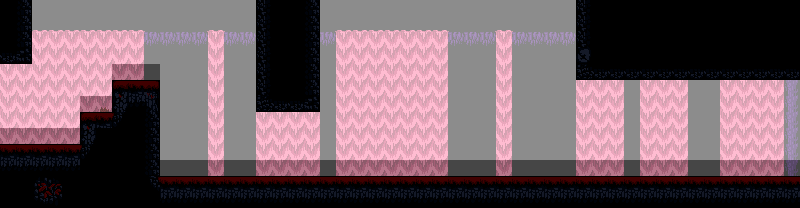

This is a level from a 2D game, rendered from its Tiled map with the project's own tilesets. A one-line summary and the map file follow, with tile-layer data summarised:
An orthogonal 50x13 tile map with 16x16 px tiles, 5 tile layers (Back2, Back, Deafult, Front, ...), 2 tilesets and 58 objects.

<map version="1.10" tiledversion="1.10.1" orientation="orthogonal" renderorder="right-down" width="50" height="13" tilewidth="16" tileheight="16" infinite="0" nextlayerid="14" nextobjectid="114">
 <properties>
  <property name="BottomSection" type="int" value="-1" />
  <property name="LeftSection" type="int" value="9" />
  <property name="Level" type="int" value="11" />
  <property name="RightSection" type="int" value="12" />
  <property name="TopSection" type="int" value="-1" />
 </properties>
 <tileset firstgid="1" source="../Level1_Tileset.tsx" />
 <tileset firstgid="801" source="../PathfindingLayout.tsx" />
 <layer id="11" name="Back2" width="50" height="13">
  <data>[650 cells, 444 non-empty, 5 distinct tile ids]</data>
 </layer>
 <layer id="3" name="Back" width="50" height="13">
  <data>[650 cells, 20 non-empty, 2 distinct tile ids]</data>
 </layer>
 <layer id="2" name="Deafult" width="50" height="13">
  <data>[650 cells, 0 non-empty, 0 distinct tile ids]</data>
 </layer>
 <layer id="1" name="Front" width="50" height="13">
  <data>[650 cells, 150 non-empty, 19 distinct tile ids]</data>
 </layer>
 <layer id="13" name="PathfindingLayout" width="50" height="13" opacity="0.55">
  <data>[650 cells, 650 non-empty, 3 distinct tile ids]</data>
 </layer>
 <objectgroup id="10" name="Objects">
  <object id="54" x="160" y="80">
   <properties>
    <property name="Size" type="int" value="1" />
    <property name="Type" value="DirtBlock" />
   </properties>
   <point />
  </object>
  <object id="55" x="192" y="80">
   <properties>
    <property name="Size" type="int" value="1" />
    <property name="Type" value="DirtBlock" />
   </properties>
   <point />
  </object>
  <object id="56" x="224" y="80">
   <properties>
    <property name="Size" type="int" value="1" />
    <property name="Type" value="DirtBlock" />
   </properties>
   <point />
  </object>
  <object id="57" x="256" y="112">
   <properties>
    <property name="Size" type="int" value="1" />
    <property name="Type" value="DirtBlock" />
   </properties>
   <point />
  </object>
  <object id="58" x="288" y="112">
   <properties>
    <property name="Size" type="int" value="1" />
    <property name="Type" value="DirtBlock" />
   </properties>
   <point />
  </object>
  <object id="59" x="576" y="80">
   <properties>
    <property name="Size" type="int" value="1" />
    <property name="Type" value="DirtBlock" />
   </properties>
   <point />
  </object>
  <object id="60" x="608" y="80">
   <properties>
    <property name="Size" type="int" value="1" />
    <property name="Type" value="DirtBlock" />
   </properties>
   <point />
  </object>
  <object id="61" x="608" y="144">
   <properties>
    <property name="Size" type="int" value="1" />
    <property name="Type" value="DirtBlock" />
   </properties>
   <point />
  </object>
  <object id="62" x="608" y="112">
   <properties>
    <property name="Size" type="int" value="0" />
    <property name="Type" value="DirtBlock" />
   </properties>
   <point />
  </object>
  <object id="63" x="608" y="128">
   <properties>
    <property name="Size" type="int" value="0" />
    <property name="Type" value="DirtBlock" />
   </properties>
   <point />
  </object>
  <object id="64" x="624" y="112">
   <properties>
    <property name="Size" type="int" value="0" />
    <property name="Type" value="DirtBlock" />
   </properties>
   <point />
  </object>
  <object id="65" x="624" y="128">
   <properties>
    <property name="Size" type="int" value="0" />
    <property name="Type" value="DirtBlock" />
   </properties>
   <point />
  </object>
  <object id="66" x="640" y="128">
   <properties>
    <property name="Size" type="int" value="0" />
    <property name="Type" value="DirtBlock" />
   </properties>
   <point />
  </object>
  <object id="67" x="640" y="144">
   <properties>
    <property name="Size" type="int" value="0" />
    <property name="Type" value="DirtBlock" />
   </properties>
   <point />
  </object>
  <object id="68" x="640" y="160">
   <properties>
    <property name="Size" type="int" value="0" />
    <property name="Type" value="DirtBlock" />
   </properties>
   <point />
  </object>
  <object id="69" x="656" y="144">
   <properties>
    <property name="Size" type="int" value="0" />
    <property name="Type" value="DirtBlock" />
   </properties>
   <point />
  </object>
  <object id="70" x="656" y="160">
   <properties>
    <property name="Size" type="int" value="0" />
    <property name="Type" value="DirtBlock" />
   </properties>
   <point />
  </object>
  <object id="71" x="672" y="160">
   <properties>
    <property name="Size" type="int" value="0" />
    <property name="Type" value="DirtBlock" />
   </properties>
   <point />
  </object>
  <object id="72" x="560" y="80">
   <properties>
    <property name="Size" type="int" value="0" />
    <property name="Type" value="DirtBlock" />
   </properties>
   <point />
  </object>
  <object id="73" x="544" y="80">
   <properties>
    <property name="Size" type="int" value="0" />
    <property name="Type" value="DirtBlock" />
   </properties>
   <point />
  </object>
  <object id="74" x="528" y="80">
   <properties>
    <property name="Size" type="int" value="0" />
    <property name="Type" value="DirtBlock" />
   </properties>
   <point />
  </object>
  <object id="75" x="512" y="80">
   <properties>
    <property name="Size" type="int" value="0" />
    <property name="Type" value="DirtBlock" />
   </properties>
   <point />
  </object>
  <object id="76" x="496" y="80">
   <properties>
    <property name="Size" type="int" value="0" />
    <property name="Type" value="DirtBlock" />
   </properties>
   <point />
  </object>
  <object id="77" x="480" y="96">
   <properties>
    <property name="Size" type="int" value="0" />
    <property name="Type" value="DirtBlock" />
   </properties>
   <point />
  </object>
  <object id="78" x="496" y="96">
   <properties>
    <property name="Size" type="int" value="0" />
    <property name="Type" value="DirtBlock" />
   </properties>
   <point />
  </object>
  <object id="79" x="512" y="96">
   <properties>
    <property name="Size" type="int" value="0" />
    <property name="Type" value="DirtBlock" />
   </properties>
   <point />
  </object>
  <object id="80" x="528" y="96">
   <properties>
    <property name="Size" type="int" value="1" />
    <property name="Type" value="DirtBlock" />
   </properties>
   <point />
  </object>
  <object id="81" x="560" y="96">
   <properties>
    <property name="Size" type="int" value="0" />
    <property name="Type" value="DirtBlock" />
   </properties>
   <point />
  </object>
  <object id="82" x="560" y="112">
   <properties>
    <property name="Size" type="int" value="0" />
    <property name="Type" value="DirtBlock" />
   </properties>
   <point />
  </object>
  <object id="83" x="512" y="112">
   <properties>
    <property name="Size" type="int" value="0" />
    <property name="Type" value="DirtBlock" />
   </properties>
   <point />
  </object>
  <object id="84" x="480" y="112">
   <properties>
    <property name="Size" type="int" value="1" />
    <property name="Type" value="DirtBlock" />
   </properties>
   <point />
  </object>
  <object id="85" x="464" y="128">
   <properties>
    <property name="Size" type="int" value="0" />
    <property name="Type" value="DirtBlock" />
   </properties>
   <point />
  </object>
  <object id="86" x="448" y="128">
   <properties>
    <property name="Size" type="int" value="0" />
    <property name="Type" value="DirtBlock" />
   </properties>
   <point />
  </object>
  <object id="87" x="448" y="144">
   <properties>
    <property name="Size" type="int" value="1" />
    <property name="Type" value="DirtBlock" />
   </properties>
   <point />
  </object>
  </objectgroup>
 <objectgroup id="8" name="Colliders">
  <!-- 9 objects omitted --></objectgroup>
</map>
<!-- 24 of 58 objects omitted -->
